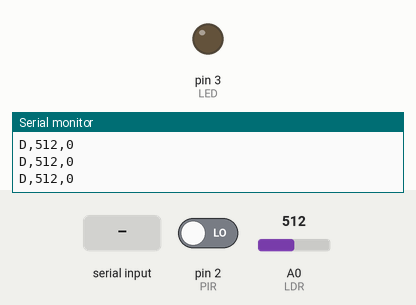
The sketch below on a simulated Arduino Uno, built with avr-gcc and run on an emulated ATmega328P. Parts: output pins drawn as LEDs (lit = HIGH), the last lines printed to the serial monitor. Inputs (shaded band) come from the test bench; at power-on: pin 2 (PIR) LOW, A0 (LDR) = 512.

Above: at 1.2 s.
1.3 s: "1" received over Serial
At 2.0 s:
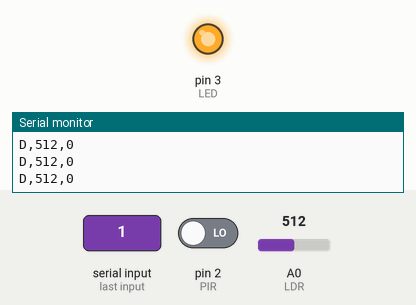
2.8 s: "0" received over Serial
At 3.2 s:
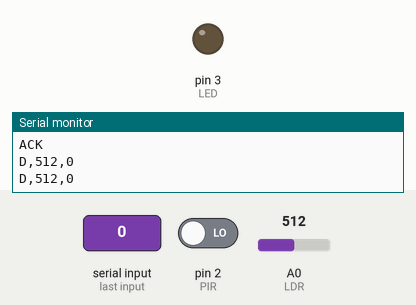
Timing chart, 0 to 5.8 s (numbered marks = the images above; inputs shaded):
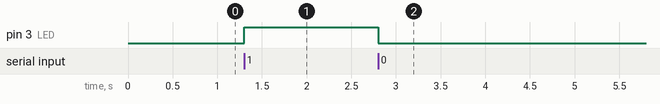

The sketch:

Embedded_Systems_Lab_4.ino
```cpp
const int LED = 3;
const int LDR = A0;  // analog sensor
const int PIR = 2;   // digital sensor
const int anotherStuff = A2;

const int sendDataDuration = 200;
long unsigned int currTime = 0;
void setup() {
  Serial.begin(9600);
  pinMode(PIR, INPUT);
  pinMode(LED, OUTPUT);
}

void loop() {
  if (Serial.available()) {  // handle any incoming command first
    char c = Serial.read();
    if (c == '1') digitalWrite(LED, HIGH);
    if (c == '0') digitalWrite(LED, LOW);
    if (c == '1' || c == '0') Serial.println("ACK");  // acknowledgement
  }

  if (millis() - currTime > sendDataDuration) {
    currTime = millis();
    int light = analogRead(LDR);
    int motion = digitalRead(PIR);
    Serial.print("D,");
    Serial.print(light);
    Serial.print(",");
    Serial.println(motion);  // tag data records with 'D'
  }
}
```

Measured:
- after the input at 1.3 s, pin 3 (LED): LOW → HIGH at once
- after the input at 2.8 s, pin 3 (LED): HIGH → LOW at once
